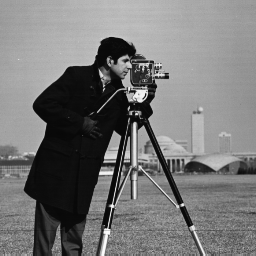
#> input picture images/cameraman.tif, 256 x 256 px
$ python clahe_thresholding_opencv.py
#> lines starting #> are read from the running program, lines starting #| are printed output that depends on the picture; after the words box and inside, x2 and y2 are one past the last pixel; in counts of white or black regions, pixels touching at a corner belong together
# -*- coding: utf-8 -*-
"""
Created on Sun Feb 13 10:47:18 2022

@author: Lenovo
"""

import cv2
import numpy as np
from matplotlib import pyplot as plt


img = cv2.imread("images/cameraman.tif", 0) # 0: graylavel
#> img is the input picture: shape (256, 256); min 7, max 253, mean 118.7
# Histogram equalization
eq_img=cv2.equalizeHist(img)
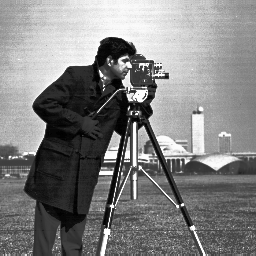
#> eq_img: shape (256, 256); min 0, max 255, mean 128.8

# plt.hist(img.flat, bins=100 , range=(0,255))
# flattens our 2d array into one dimension so that we can look at the histogram

plt.hist(eq_img.flat, bins=100 , range=(0,255))

cv2.imshow("Equalized image", eq_img)
cv2.imshow("Original image", img)

# Adaptive Histogram Equalization
'''It does this histogram equalization in small patches.
It does best contrast limiting. It is called CLAHE.
'''

clahe= cv2.createCLAHE(clipLimit=2.0, tileGridSize=(8,8))
cl_img= clahe.apply(img)
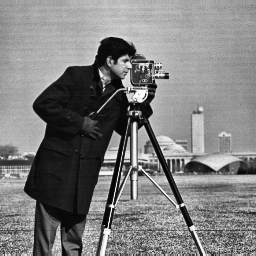
#> cl_img: shape (256, 256); min 2, max 255, mean 126.3
cv2.imshow("CLAHE image", cl_img)

cv2.waitKey(0)
cv2.destroyAllWindows()

#---------------------------------------------
# Thresholding (histogram based thresholding)

import cv2
import numpy as np
from matplotlib import pyplot as plt

img = cv2.imread("images/pout.tif", 0) # 0: graylavel
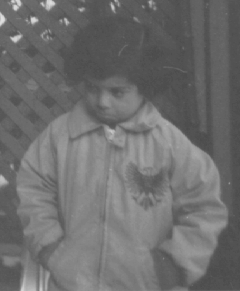
#> input picture images/pout.tif, 240 x 291 px
#> img is the input picture: shape (291, 240); min 74, max 224, mean 110.3
clahe= cv2.createCLAHE(clipLimit=2.0, tileGridSize=(8,8))
cl_img= clahe.apply(img)
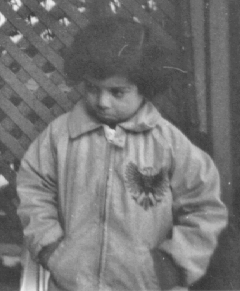
#> cl_img: shape (291, 240); min 52, max 241, mean 116.6

plt.hist(cl_img.flat, bins=100 , range=(50,200))

# Histogram Segmentation (Using thresholding)

ret, thresh1 = cv2.threshold(cl_img,130, 100, cv2.THRESH_BINARY)
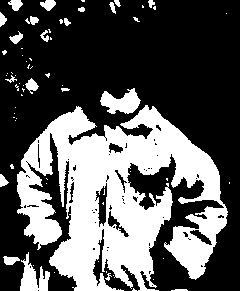
#> thresh1: shape (291, 240); values 0 (black) and 100 (white), 35% white; 68 white regions (47 under 20 px), largest, box (x1, y1, x2, y2) and area: (17, 105, 228, 291) 21964, (100, 88, 141, 114) 640, (20, 252, 50, 291) 593
# All the graylevels have the value of 100.

ret, thresh2 = cv2.threshold(cl_img, 130, 255, cv2.THRESH_BINARY_INV)
# All the graylevels have the value of 255.

ret, thresh3 = cv2.threshold(cl_img, 0, 255, cv2.THRESH_BINARY+ cv2.THRESH_OTSU)
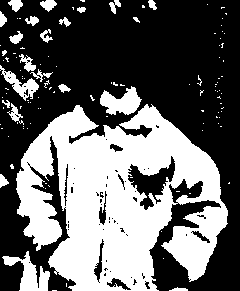
#> thresh3: shape (291, 240); 40.1% white; 118 white regions (95 under 20 px), largest, box (x1, y1, x2, y2) and area: (16, 104, 228, 291) 24349, (2, 251, 50, 291) 802, (100, 86, 142, 115) 721
#> ret = 122
# OTSU based thresholding

cv2.imshow("ORIGINAL image", img)
cv2.imshow("Binary threshold1", thresh1)
cv2.imshow("Binary threshold2", thresh2)
cv2.imshow("OTSU", thresh3)

cv2.waitKey(0)
cv2.destroyAllWindows()
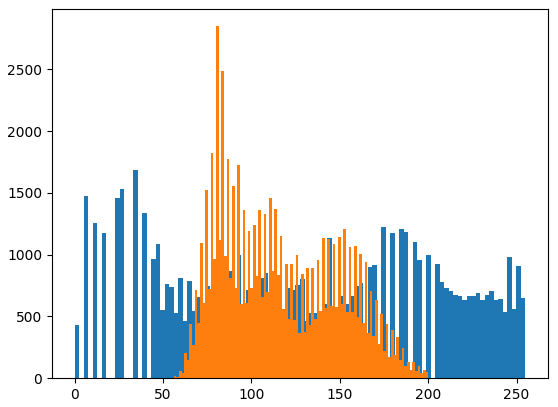
#> figure drawn by matplotlib, 1 panel; tallest bar 1685 high, from x = 33.15 to 35.7; tallest bar 2850 high, from x = 80 to 81.5
